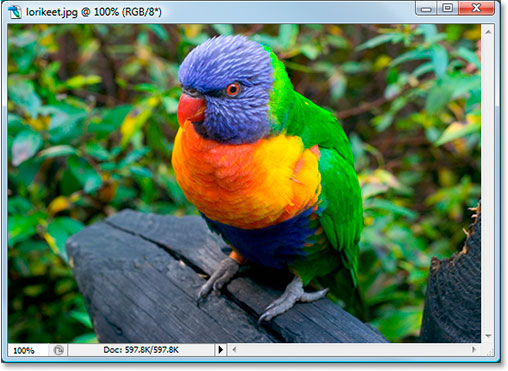
#> input picture enc_3 (2).png, 508 x 371 px
$ python demo.py
#> lines starting #> are read from the running program, lines starting #| are printed output that depends on the picture
import time
from PIL import Image


def fn(i, abs_height, abs_width, pix):
    n = abs_width // 2
    temp = 1
    for k in range(i, abs_height - 1):
        if k >= (i + abs_height) // 2:
            temp = 0
        for j in range(n):
            if temp:
                pix[k, j], pix[k + (abs_height - i) // 2 + (abs_height - i) % 2, j + n + abs_width % 2] = pix[k + (
                            abs_height - i) // 2 + (abs_height - i) % 2, j + n + abs_width % 2], pix[k, j]
            else:
                pix[k, j], pix[k - (abs_height - i) // 2 + (abs_height - i) % 2, j + n + abs_width % 2] = pix[k - (
                            abs_height - i) // 2 + (abs_height - i) % 2, j + n + abs_width % 2], pix[k, j]


s = """
NOTE:
In order to access the image. File path of the image must be specified properly.
"""
print(s)
#path = input("Enter the path of the image:").strip()
path = 'enc_3 (2).png'
key = 125
start_time = time.time()
img = Image.open(path)
#> img is the input picture: PIL image 508x371 RGB; mean R, G, B 97.1, 122.5, 92.7
#img.save("original.png")
pix = img.load()
abs_height, abs_width = img.size  # height and width of the image
#> abs_height = 508; abs_width = 371
height, width = (abs_height // key) * key, (abs_width // key) * key
#> height = 500; width = 250
temp = 0
# Encryption
print("Encryption on process...\n")
for i in range(height):
    if i % (abs_height // key) == 0:
        temp = 0 if temp else 1
    if i + abs_height // key >= height:
        fn(i, abs_height, width, pix)
        break
    for j in range(width // 2):
        if temp:
            pix[i, j], pix[i + height // key, j + width // 2 + width % 2] = pix[
                                                                                i + height // key, j + width // 2 + width % 2], \
                                                                            pix[i, j]
        else:
            pix[i, j], pix[i - height // key, j + width // 2 + width % 2] = pix[
                                                                                i - height // key, j + width // 2 + width % 2], \
                                                                            pix[i, j]

temp = 0
img.save("encrypt.png")
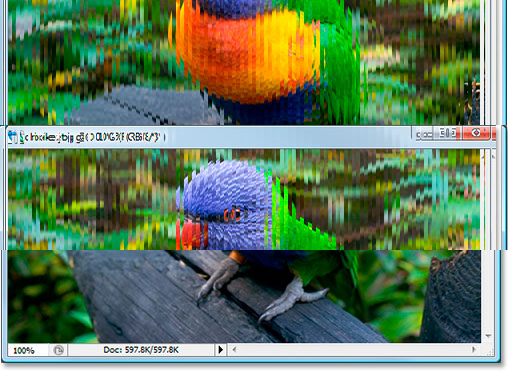
#> saved as encrypt.png: PIL image 508x371 RGB; mean R, G, B 97.1, 122.5, 92.7
enc_time = time.time()
print("Encryption Successful.")
print("Encryption time:", enc_time - start_time)
# Decryption
print("\n\nDecryption on process...\n")
for i in range(height):
    if i % (abs_height // key) == 0:
        temp = 0 if temp else 1
    if i + abs_height // key >= height:
        fn(i, abs_height, width, pix)
        break
    for j in range(width // 2):
        if temp:
            pix[i, j], pix[i + height // key, j + width // 2 + width % 2] = pix[
                                                                                i + height // key, j + width // 2 + width % 2], \
                                                                            pix[i, j]
        else:
            pix[i, j], pix[i - height // key, j + width // 2 + width % 2] = pix[
                                                                                i - height // key, j + width // 2 + width % 2], \
                                                                            pix[i, j]

img.save("decoded.png")
end_time = time.time()
print("Decryption Successful.")
print("Decryption time:", end_time - enc_time)
print("\n\n")
img.close()

print("Encryption and Decryption done in", end_time - start_time, "seconds")
